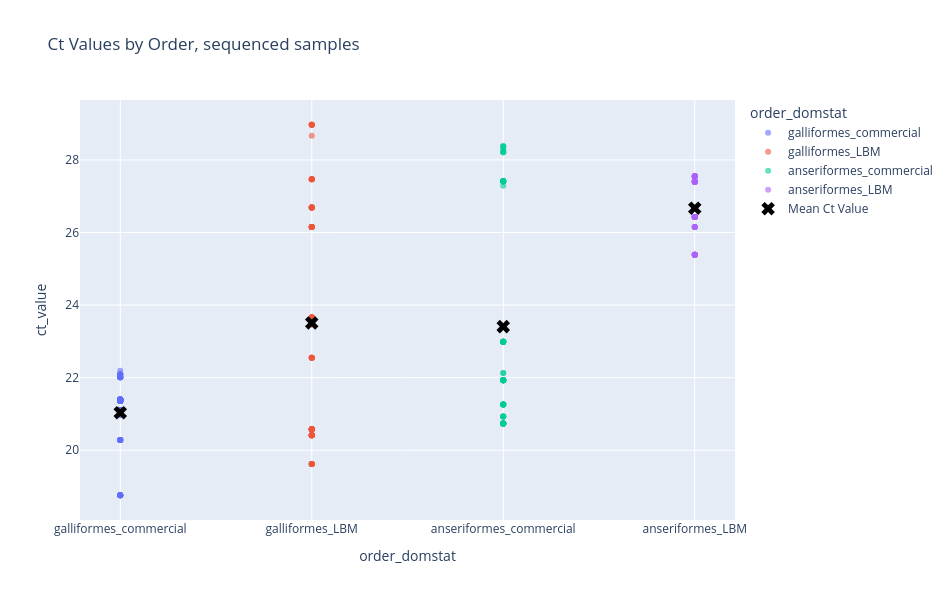

The cell this chart's notebook holds for it:
### Code cell
import plotly.express as px
import plotly.graph_objects as go
import pandas as pd

# Compute mean values for each category
mean_ct = shared_vars.groupby('order_domstat', as_index=False)['ct_value'].mean()

# Create scatter plot for individual values
fig = px.scatter(
    shared_vars,
    x='order_domstat',
    y='ct_value',
    color='order_domstat',
    title="Ct Values by Order, sequenced samples",
    hover_data=['sample_ID'],
    opacity=0.6,  # Make points slightly transparent
    width=950, height=600
)

# Add scatter plot for mean values
fig.add_trace(
    go.Scatter(
        x=mean_ct['order_domstat'],
        y=mean_ct['ct_value'],
        mode='markers',
        marker=dict(size=12, color='black', symbol='x'),  # Larger black X markers for means
        name='Mean Ct Value'
    )
)

# Show the plot
fig.show()

### Figure 1 — Plotly figure (JSON) as saved in the notebook; plotly's stock layout.template omitted (floating-point values rounded to 4 significant figures)
{"data": [{"customdata": [["c_com5"], ["c_com5"], ["c_com5"], ["c_com5"], ["c_com5"], ["c_com5"], ["c_com5"], ["c_com5"], ["c_com5"], ["c_com6"], ["c_com6"], ["c_com6"], ["cb_com1"], ["cb_com1"], ["cb_com1"], ["cb_com1"], ["cb_com1"], ["cb_com1"], ["cb_com1"], ["cb_com1"], ["cb_com1"], ["cb_com1"], ["cb_com1"], ["cb_com2"], ["cb_com2"], ["cb_com2"], ["cb_com2"], ["cb_com2"], ["cb_com2"], ["cb_com2"], ["cb_com2"], ["cb_com3"], ["cb_com3"], ["cb_com3"], ["cb_com3"], ["cb_com3"], ["cb_com3"], ["cb_com3"], ["cb_com4"], ["ckr_com1"], ["ckr_com1"], ["ckr_com1"], ["ckr_com1"], ["ckr_com1"], ["ckr_com1"], ["ckr_com1"], ["ckr_com1"], ["ckr_com1"], ["ckr_com1"], ["ckr_com1"], ["ckr_com1"], ["ckr_com1"], ["ckr_com1"], ["ckr_com1"], ["ckr_com1"], ["ckr_com1"], ["ckr_com1"], ["ckr_com1"], ["ckr_com1"], ["ckr_com1"], ["ckr_com2"], ["ckr_com2"], ["ckr_com2"], ["ckr_com2"], ["ckr_com2"], ["ckr_com2"], ["ckr_com2"], ["ckr_com2"], ["ckr_com2"], ["ckr_com2"], ["ckr_com2"], ["ckr_com2"], ["ckr_com2"], ["ckr_com2"], ["ckr_com2"], ["ckr_com3"], ["ckr_com3"], ["ckr_com3"], ["ckr_com3"], ["ckr_com3"], ["ckr_com3"], ["ckr_com3"], ["ckr_com3"], ["ckr_com3"], ["ckr_com3"], ["ckr_com3"], ["ckr_com3"], ["ckr_com3"], ["ckr_com3"], ["ckr_com3"], ["ckr_com3"], ["ckr_com3"], ["ckr_com3"]], "hovertemplate": "order_domstat=%{x}<br>ct_value=%{y}<br>sample_ID=%{customdata[0]}<extra></extra>", "legendgroup": "galliformes_commercial", "marker": {"color": "#636efa", "opacity": 0.6, "symbol": "circle"}, "mode": "markers", "name": "galliformes_commercial", "orientation": "v", "showlegend": true, "type": "scatter", "x": ["galliformes_commercial", "galliformes_commercial", "galliformes_commercial", "galliformes_commercial", "galliformes_commercial", "galliformes_commercial", "galliformes_commercial", "galliformes_commercial", "galliformes_commercial", "galliformes_commercial", "galliformes_commercial", "galliformes_commercial", "galliformes_commercial", "galliformes_commercial", "galliformes_commercial", "galliformes_commercial", "galliformes_commercial", "galliformes_commercial", "galliformes_commercial", "galliformes_commercial", "galliformes_commercial", "galliformes_commercial", "galliformes_commercial", "galliformes_commercial", "galliformes_commercial", "galliformes_commercial", "galliformes_commercial", "galliformes_commercial", "galliformes_commercial", "galliformes_commercial", "galliformes_commercial", "galliformes_commercial", "galliformes_commercial", "galliformes_commercial", "galliformes_commercial", "galliformes_commercial", "galliformes_commercial", "galliformes_commercial", "galliformes_commercial", "galliformes_commercial", "galliformes_commercial", "galliformes_commercial", "galliformes_commercial", "galliformes_commercial", "galliformes_commercial", "galliformes_commercial", "galliformes_commercial", "galliformes_commercial", "galliformes_commercial", "galliformes_commercial", "galliformes_commercial", "galliformes_commercial", "galliformes_commercial", "galliformes_commercial", "galliformes_commercial", "galliformes_commercial", "galliformes_commercial", "galliformes_commercial", "galliformes_commercial", "galliformes_commercial", "galliformes_commercial", "galliformes_commercial", "galliformes_commercial", "galliformes_commercial", "galliformes_commercial", "galliformes_commercial", "galliformes_commercial", "galliformes_commercial", "galliformes_commercial", "galliformes_commercial", "galliformes_commercial", "galliformes_commercial", "galliformes_commercial", "galliformes_commercial", "galliformes_commercial", "galliformes_commercial", "galliformes_commercial", "galliformes_commercial", "galliformes_commercial", "galliformes_commercial", "galliformes_commercial", "galliformes_commercial", "galliformes_commercial", "galliformes_commercial", "galliformes_commercial", "galliformes_commercial", "galliformes_commercial", "galliformes_commercial", "galliformes_commercial", "galliformes_commercial", "galliformes_commercial", "galliformes_commercial", "galliformes_commercial"], "xaxis": "x", "y": [22.01, 22.01, 22.01, 22.01, 22.01, 22.01, 22.01, 22.01, 22.01, 20.98, 20.98, 20.98, 18.76, 18.76, 18.76, 18.76, 18.76, 18.76, 18.76, 18.76, 18.76, 18.76, 18.76, 20.28, 20.28, 20.28, 20.28, 20.28, 20.28, 20.28, 20.28, 22.09, 22.09, 22.09, 22.09, 22.09, 22.09, 22.09, 22.19, 21.4, 21.4, 21.4, 21.4, 21.4, 21.4, 21.4, 21.4, 21.4, 21.4, 21.4, 21.4, 21.4, 21.4, 21.4, 21.4, 21.4, 21.4, 21.4, 21.4, 21.4, 21.36, 21.36, 21.36, 21.36, 21.36, 21.36, 21.36, 21.36, 21.36, 21.36, 21.36, 21.36, 21.36, 21.36, 21.36, 21.11, 21.11, 21.11, 21.11, 21.11, 21.11, 21.11, 21.11, 21.11, 21.11, 21.11, 21.11, 21.11, 21.11, 21.11, 21.11, 21.11, 21.11], "yaxis": "y"}, {"customdata": [["c_lbm10"], ["c_lbm10"], ["c_lbm10"], ["c_lbm10"], ["c_lbm10"], ["c_lbm10"], ["c_lbm10"], ["c_lbm11"], ["c_lbm11"], ["c_lbm11"], ["c_lbm11"], ["c_lbm11"], ["c_lbm11"], ["c_lbm1"], ["c_lbm1"], ["c_lbm1"], ["c_lbm1"], ["c_lbm1"], ["c_lbm2"], ["c_lbm2"], ["c_lbm2"], ["c_lbm2"], ["c_lbm2"], ["c_lbm2"], ["c_lbm2"], ["c_lbm2"], ["c_lbm3"], ["c_lbm5"], ["c_lbm5"], ["c_lbm5"], ["c_lbm5"], ["c_lbm5"], ["c_lbm5"], ["c_lbm5"], ["c_lbm5"], ["c_lbm5"], ["c_lbm5"], ["c_lbm5"], ["c_lbm5"], ["c_lbm5"], ["c_lbm5"], ["c_lbm5"], ["c_lbm5"], ["c_lbm6"], ["c_lbm6"], ["c_lbm6"], ["c_lbm6"], ["c_lbm6"], ["c_lbm6"], ["c_lbm6"], ["c_lbm7"], ["c_lbm7"], ["c_lbm7"], ["c_lbm7"], ["c_lbm7"], ["c_lbm7"], ["c_lbm7"], ["c_lbm7"], ["c_lbm7"], ["c_lbm7"], ["c_lbm7"], ["c_lbm8"], ["c_lbm8"], ["c_lbm8"], ["c_lbm8"], ["c_lbm8"], ["c_lbm8"], ["c_lbm8"], ["c_lbm8"], ["c_lbm8"], ["c_lbm8"], ["c_lbm9"], ["c_lbm9"], ["c_lbm9"], ["c_lbm9"], ["c_lbm9"], ["c_lbm9"], ["gn_lbm1"], ["gn_lbm1"], ["gn_lbm1"], ["gn_lbm1"], ["gn_lbm1"], ["gn_lbm1"], ["gn_lbm1"], ["gn_lbm1"], ["gn_lbm1"], ["gn_lbm1"], ["gn_lbm1"], ["gn_lbm1"], ["gn_lbm1"]], "hovertemplate": "order_domstat=%{x}<br>ct_value=%{y}<br>sample_ID=%{customdata[0]}<extra></extra>", "legendgroup": "galliformes_LBM", "marker": {"color": "#EF553B", "opacity": 0.6, "symbol": "circle"}, "mode": "markers", "name": "galliformes_LBM", "orientation": "v", "showlegend": true, "type": "scatter", "x": ["galliformes_LBM", "galliformes_LBM", "galliformes_LBM", "galliformes_LBM", "galliformes_LBM", "galliformes_LBM", "galliformes_LBM", "galliformes_LBM", "galliformes_LBM", "galliformes_LBM", "galliformes_LBM", "galliformes_LBM", "galliformes_LBM", "galliformes_LBM", "galliformes_LBM", "galliformes_LBM", "galliformes_LBM", "galliformes_LBM", "galliformes_LBM", "galliformes_LBM", "galliformes_LBM", "galliformes_LBM", "galliformes_LBM", "galliformes_LBM", "galliformes_LBM", "galliformes_LBM", "galliformes_LBM", "galliformes_LBM", "galliformes_LBM", "galliformes_LBM", "galliformes_LBM", "galliformes_LBM", "galliformes_LBM", "galliformes_LBM", "galliformes_LBM", "galliformes_LBM", "galliformes_LBM", "galliformes_LBM", "galliformes_LBM", "galliformes_LBM", "galliformes_LBM", "galliformes_LBM", "galliformes_LBM", "galliformes_LBM", "galliformes_LBM", "galliformes_LBM", "galliformes_LBM", "galliformes_LBM", "galliformes_LBM", "galliformes_LBM", "galliformes_LBM", "galliformes_LBM", "galliformes_LBM", "galliformes_LBM", "galliformes_LBM", "galliformes_LBM", "galliformes_LBM", "galliformes_LBM", "galliformes_LBM", "galliformes_LBM", "galliformes_LBM", "galliformes_LBM", "galliformes_LBM", "galliformes_LBM", "galliformes_LBM", "galliformes_LBM", "galliformes_LBM", "galliformes_LBM", "galliformes_LBM", "galliformes_LBM", "galliformes_LBM", "galliformes_LBM", "galliformes_LBM", "galliformes_LBM", "galliformes_LBM", "galliformes_LBM", "galliformes_LBM", "galliformes_LBM", "galliformes_LBM", "galliformes_LBM", "galliformes_LBM", "galliformes_LBM", "galliformes_LBM", "galliformes_LBM", "galliformes_LBM", "galliformes_LBM", "galliformes_LBM", "galliformes_LBM", "galliformes_LBM", "galliformes_LBM"], "xaxis": "x", "y": [19.62, 19.62, 19.62, 19.62, 19.62, 19.62, 19.62, 28.97, 28.97, 28.97, 28.97, 28.97, 28.97, 23.47, 23.47, 23.47, 23.47, 23.47, 26.15, 26.15, 26.15, 26.15, 26.15, 26.15, 26.15, 26.15, 28.67, 20.58, 20.58, 20.58, 20.58, 20.58, 20.58, 20.58, 20.58, 20.58, 20.58, 20.58, 20.58, 20.58, 20.58, 20.58, 20.58, 27.47, 27.47, 27.47, 27.47, 27.47, 27.47, 27.47, 23.66, 23.66, 23.66, 23.66, 23.66, 23.66, 23.66, 23.66, 23.66, 23.66, 23.66, 26.69, 26.69, 26.69, 26.69, 26.69, 26.69, 26.69, 26.69, 26.69, 26.69, 22.55, 22.55, 22.55, 22.55, 22.55, 22.55, 20.41, 20.41, 20.41, 20.41, 20.41, 20.41, 20.41, 20.41, 20.41, 20.41, 20.41, 20.41, 20.41], "yaxis": "y"}, {"customdata": [["d_com1"], ["d_com1"], ["d_com1"], ["d_com1"], ["d_com1"], ["d_com1"], ["d_com1"], ["d_com1"], ["d_com1"], ["d_com1"], ["d_com1"], ["d_com1"], ["d_com2"], ["d_com2"], ["d_com2"], ["d_com2"], ["d_com2"], ["d_com2"], ["d_com2"], ["d_com2"], ["d_com2"], ["d_com2"], ["d_com2"], ["d_com2"], ["d_com3"], ["d_com3"], ["d_com3"], ["g_com1"], ["g_com1"], ["g_com2"], ["g_com2"], ["g_com2"], ["kc_com3"], ["kc_com3"], ["kc_com3"], ["kc_com3"], ["kc_com3"], ["kc_com3"], ["kc_com3"], ["kc_com3"], ["kc_com3"], ["kc_com3"], ["kc_com3"], ["kc_com3"], ["kc_com3"], ["kc_com4"], ["kc_com4"], ["kc_com4"], ["kc_com4"], ["kc_com4"], ["kc_com5"], ["kc_com5"], ["kc_com5"], ["kc_com5"], ["kc_com5"], ["kc_com5"], ["kc_com5"], ["kc_com5"], ["kc_com6"], ["kc_com6"], ["kc_com6"], ["kc_com6"], ["kc_com6"], ["kc_com6"], ["kc_com6"], ["kc_com6"], ["kc_com6"], ["kc_com6"], ["kc_com6"], ["kc_com6"], ["kc_com6"], ["kc_com7"], ["kc_com7"], ["kc_com8"]], "hovertemplate": "order_domstat=%{x}<br>ct_value=%{y}<br>sample_ID=%{customdata[0]}<extra></extra>", "legendgroup": "anseriformes_commercial", "marker": {"color": "#00cc96", "opacity": 0.6, "symbol": "circle"}, "mode": "markers", "name": "anseriformes_commercial", "orientation": "v", "showlegend": true, "type": "scatter", "x": ["anseriformes_commercial", "anseriformes_commercial", "anseriformes_commercial", "anseriformes_commercial", "anseriformes_commercial", "anseriformes_commercial", "anseriformes_commercial", "anseriformes_commercial", "anseriformes_commercial", "anseriformes_commercial", "anseriformes_commercial", "anseriformes_commercial", "anseriformes_commercial", "anseriformes_commercial", "anseriformes_commercial", "anseriformes_commercial", "anseriformes_commercial", "anseriformes_commercial", "anseriformes_commercial", "anseriformes_commercial", "anseriformes_commercial", "anseriformes_commercial", "anseriformes_commercial", "anseriformes_commercial", "anseriformes_commercial", "anseriformes_commercial", "anseriformes_commercial", "anseriformes_commercial", "anseriformes_commercial", "anseriformes_commercial", "anseriformes_commercial", "anseriformes_commercial", "anseriformes_commercial", "anseriformes_commercial", "anseriformes_commercial", "anseriformes_commercial", "anseriformes_commercial", "anseriformes_commercial", "anseriformes_commercial", "anseriformes_commercial", "anseriformes_commercial", "anseriformes_commercial", "anseriformes_commercial", "anseriformes_commercial", "anseriformes_commercial", "anseriformes_commercial", "anseriformes_commercial", "anseriformes_commercial", "anseriformes_commercial", "anseriformes_commercial", "anseriformes_commercial", "anseriformes_commercial", "anseriformes_commercial", "anseriformes_commercial", "anseriformes_commercial", "anseriformes_commercial", "anseriformes_commercial", "anseriformes_commercial", "anseriformes_commercial", "anseriformes_commercial", "anseriformes_commercial", "anseriformes_commercial", "anseriformes_commercial", "anseriformes_commercial", "anseriformes_commercial", "anseriformes_commercial", "anseriformes_commercial", "anseriformes_commercial", "anseriformes_commercial", "anseriformes_commercial", "anseriformes_commercial", "anseriformes_commercial", "anseriformes_commercial", "anseriformes_commercial"], "xaxis": "x", "y": [27.41, 27.41, 27.41, 27.41, 27.41, 27.41, 27.41, 27.41, 27.41, 27.41, 27.41, 27.41, 22.99, 22.99, 22.99, 22.99, 22.99, 22.99, 22.99, 22.99, 22.99, 22.99, 22.99, 22.99, 28.21, 28.21, 28.21, 28.28, 28.28, 28.38, 28.38, 28.38, 20.74, 20.74, 20.74, 20.74, 20.74, 20.74, 20.74, 20.74, 20.74, 20.74, 20.74, 20.74, 20.74, 20.93, 20.93, 20.93, 20.93, 20.93, 21.26, 21.26, 21.26, 21.26, 21.26, 21.26, 21.26, 21.26, 21.93, 21.93, 21.93, 21.93, 21.93, 21.93, 21.93, 21.93, 21.93, 21.93, 21.93, 21.93, 21.93, 22.13, 22.13, 27.29], "yaxis": "y"}, {"customdata": [["d_lbm1"], ["d_lbm1"], ["d_lbm1"], ["d_lbm1"], ["d_lbm1"], ["d_lbm1"], ["d_lbm1"], ["d_lbm1"], ["d_lbm1"], ["d_lbm1"], ["d_lbm2"], ["d_lbm2"], ["d_lbm2"], ["d_lbm2"], ["d_lbm2"], ["d_lbm2"], ["d_lbm2"], ["d_lbm2"], ["d_lbm2"], ["d_lbm2"], ["d_lbm2"], ["d_lbm2"], ["d_lbm2"], ["d_lbm3"], ["d_lbm3"], ["d_lbm3"], ["d_lbm3"], ["d_lbm3"], ["d_lbm3"], ["d_lbm3"], ["d_lbm3"], ["d_lbm3"], ["d_lbm3"], ["d_lbm3"], ["d_lbm3"], ["d_lbm4"], ["d_lbm4"], ["d_lbm4"], ["d_lbm4"], ["d_lbm4"], ["d_lbm4"], ["d_lbm4"], ["d_lbm4"], ["d_lbm4"], ["d_lbm4"], ["g_lbm1"], ["g_lbm1"], ["g_lbm1"], ["g_lbm1"], ["g_lbm1"]], "hovertemplate": "order_domstat=%{x}<br>ct_value=%{y}<br>sample_ID=%{customdata[0]}<extra></extra>", "legendgroup": "anseriformes_LBM", "marker": {"color": "#ab63fa", "opacity": 0.6, "symbol": "circle"}, "mode": "markers", "name": "anseriformes_LBM", "orientation": "v", "showlegend": true, "type": "scatter", "x": ["anseriformes_LBM", "anseriformes_LBM", "anseriformes_LBM", "anseriformes_LBM", "anseriformes_LBM", "anseriformes_LBM", "anseriformes_LBM", "anseriformes_LBM", "anseriformes_LBM", "anseriformes_LBM", "anseriformes_LBM", "anseriformes_LBM", "anseriformes_LBM", "anseriformes_LBM", "anseriformes_LBM", "anseriformes_LBM", "anseriformes_LBM", "anseriformes_LBM", "anseriformes_LBM", "anseriformes_LBM", "anseriformes_LBM", "anseriformes_LBM", "anseriformes_LBM", "anseriformes_LBM", "anseriformes_LBM", "anseriformes_LBM", "anseriformes_LBM", "anseriformes_LBM", "anseriformes_LBM", "anseriformes_LBM", "anseriformes_LBM", "anseriformes_LBM", "anseriformes_LBM", "anseriformes_LBM", "anseriformes_LBM", "anseriformes_LBM", "anseriformes_LBM", "anseriformes_LBM", "anseriformes_LBM", "anseriformes_LBM", "anseriformes_LBM", "anseriformes_LBM", "anseriformes_LBM", "anseriformes_LBM", "anseriformes_LBM", "anseriformes_LBM", "anseriformes_LBM", "anseriformes_LBM", "anseriformes_LBM", "anseriformes_LBM"], "xaxis": "x", "y": [27.55, 27.55, 27.55, 27.55, 27.55, 27.55, 27.55, 27.55, 27.55, 27.55, 27.4, 27.4, 27.4, 27.4, 27.4, 27.4, 27.4, 27.4, 27.4, 27.4, 27.4, 27.4, 27.4, 26.43, 26.43, 26.43, 26.43, 26.43, 26.43, 26.43, 26.43, 26.43, 26.43, 26.43, 26.43, 25.39, 25.39, 25.39, 25.39, 25.39, 25.39, 25.39, 25.39, 25.39, 25.39, 26.15, 26.15, 26.15, 26.15, 26.15], "yaxis": "y"}, {"marker": {"color": "black", "size": 12, "symbol": "x"}, "mode": "markers", "name": "Mean Ct Value", "type": "scatter", "x": ["anseriformes_LBM", "anseriformes_commercial", "galliformes_LBM", "galliformes_commercial"], "y": [26.67, 23.41, 23.51, 21.03]}], "layout": {"height": 600, "legend": {"title": {"text": "order_domstat"}, "tracegroupgap": 0}, "title": {"text": "Ct Values by Order, sequenced samples"}, "width": 950, "xaxis": {"anchor": "y", "categoryarray": ["galliformes_commercial", "galliformes_LBM", "anseriformes_commercial", "anseriformes_LBM"], "categoryorder": "array", "domain": [0, 1], "title": {"text": "order_domstat"}}, "yaxis": {"anchor": "x", "domain": [0, 1], "title": {"text": "ct_value"}}}}
